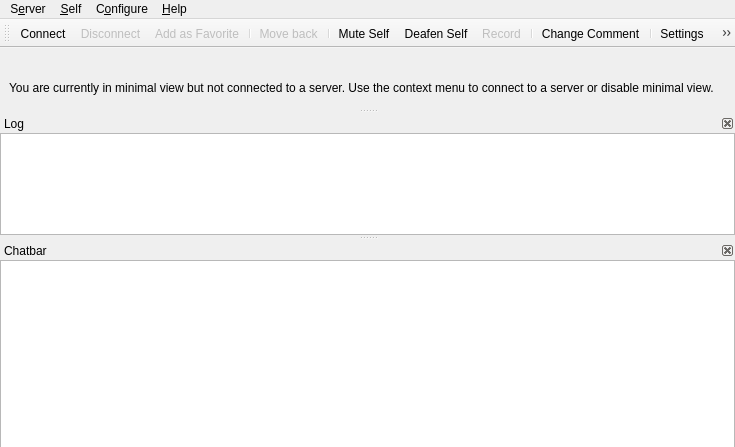
<?xml version="1.0" encoding="UTF-8"?>
<ui version="4.0">
 <class>MainWindow</class>
 <widget class="QMainWindow" name="MainWindow">
  <property name="geometry">
   <rect>
    <x>0</x>
    <y>0</y>
    <width>735</width>
    <height>435</height>
   </rect>
  </property>
  <property name="windowTitle">
   <string>Mumble</string>
  </property>
  <property name="dockOptions">
   <set>QMainWindow::AllowNestedDocks|QMainWindow::AnimatedDocks</set>
  </property>
  <property name="unifiedTitleAndToolBarOnMac">
   <bool>true</bool>
  </property>
  <widget class="UserView" name="qtvUsers">
   <property name="contextMenuPolicy">
    <enum>Qt::CustomContextMenu</enum>
   </property>
   <property name="acceptDrops">
    <bool>true</bool>
   </property>
   <property name="dragEnabled">
    <bool>true</bool>
   </property>
   <property name="rootIsDecorated">
    <bool>false</bool>
   </property>
   <property name="uniformRowHeights">
    <bool>true</bool>
   </property>
   <property name="headerHidden">
    <bool>true</bool>
   </property>
   <attribute name="headerVisible">
    <bool>false</bool>
   </attribute>
  </widget>
  <widget class="QMenuBar" name="menubar">
   <property name="geometry">
    <rect>
     <x>0</x>
     <y>0</y>
     <width>735</width>
     <height>32</height>
    </rect>
   </property>
   <widget class="QMenu" name="qmConfig">
    <property name="title">
     <string>C&amp;onfigure</string>
    </property>
    <addaction name="qaConfigDialog"/>
   </widget>
   <widget class="QMenu" name="qmHelp">
    <property name="title">
     <string>&amp;Help</string>
    </property>
    <addaction name="qaHelpWhatsThis"/>
    <addaction name="separator"/>
    <addaction name="qaHelpAbout"/>
    <addaction name="qaHelpAboutQt"/>
   </widget>
   <widget class="QMenu" name="qmServer">
    <property name="title">
     <string>S&amp;erver</string>
    </property>
   </widget>
   <widget class="QMenu" name="qmSelf">
    <property name="title">
     <string>&amp;Self</string>
    </property>
    <addaction name="qaAudioMute"/>
    <addaction name="qaAudioDeaf"/>
    <addaction name="qaSelfPrioritySpeaker"/>
    <addaction name="separator"/>
    <addaction name="qaRecording"/>
    <addaction name="separator"/>
    <addaction name="qaSelfComment"/>
    <addaction name="qaServerTexture"/>
    <addaction name="qaServerTextureRemove"/>
    <addaction name="separator"/>
    <addaction name="qaSelfRegister"/>
    <addaction name="qaAudioStats"/>
   </widget>
   <addaction name="qmServer"/>
   <addaction name="qmSelf"/>
   <addaction name="qmConfig"/>
   <addaction name="qmHelp"/>
  </widget>
  <widget class="QDockWidget" name="qdwLog">
   <property name="minimumSize">
    <size>
     <width>250</width>
     <height>121</height>
    </size>
   </property>
   <property name="features">
    <set>QDockWidget::DockWidgetClosable|QDockWidget::DockWidgetMovable</set>
   </property>
   <property name="windowTitle">
    <string>Log</string>
   </property>
   <attribute name="dockWidgetArea">
    <number>1</number>
   </attribute>
   <widget class="LogTextBrowser" name="qteLog">
    <property name="contextMenuPolicy">
     <enum>Qt::CustomContextMenu</enum>
    </property>
    <property name="whatsThis">
     <string>This shows all recent activity. Connecting to servers, errors and information messages all show up here.&lt;br /&gt;To configure exactly which messages show up here, use the &lt;b&gt;Settings&lt;/b&gt; command from the menu.</string>
    </property>
    <property name="accessibleName">
     <string>Activity log</string>
    </property>
    <property name="openLinks">
     <bool>false</bool>
    </property>
   </widget>
  </widget>
  <widget class="QDockWidget" name="qdwChat">
   <property name="sizePolicy">
    <sizepolicy hsizetype="Preferred" vsizetype="Preferred">
     <horstretch>0</horstretch>
     <verstretch>0</verstretch>
    </sizepolicy>
   </property>
   <property name="toolTip">
    <string/>
   </property>
   <property name="whatsThis">
    <string>This is the chatbar&lt;br /&gt;If you enter text here and then press enter the text is sent to the user or channel that was selected. If nothing is selected the message is sent to your current channel.</string>
   </property>
   <property name="features">
    <set>QDockWidget::DockWidgetClosable|QDockWidget::DockWidgetMovable</set>
   </property>
   <property name="windowTitle">
    <string>Chatbar</string>
   </property>
   <attribute name="dockWidgetArea">
    <number>1</number>
   </attribute>
   <widget class="ChatbarTextEdit" name="qteChat">
    <property name="sizePolicy">
     <sizepolicy hsizetype="Expanding" vsizetype="MinimumExpanding">
      <horstretch>0</horstretch>
      <verstretch>0</verstretch>
     </sizepolicy>
    </property>
    <property name="maximumSize">
     <size>
      <width>16777215</width>
      <height>16777215</height>
     </size>
    </property>
    <property name="accessibleName">
     <string>Enter chat message</string>
    </property>
    <property name="acceptRichText">
     <bool>false</bool>
    </property>
   </widget>
  </widget>
  <widget class="QToolBar" name="qtIconToolbar">
   <property name="windowTitle">
    <string>Icon Toolbar</string>
   </property>
   <attribute name="toolBarArea">
    <enum>TopToolBarArea</enum>
   </attribute>
   <attribute name="toolBarBreak">
    <bool>false</bool>
   </attribute>
   <addaction name="qaServerConnect"/>
   <addaction name="qaServerDisconnect"/>
   <addaction name="qaServerAddToFavorites"/>
   <addaction name="separator"/>
   <addaction name="qaMoveBack"/>
   <addaction name="separator"/>
   <addaction name="qaAudioMute"/>
   <addaction name="qaAudioDeaf"/>
   <addaction name="qaRecording"/>
   <addaction name="separator"/>
   <addaction name="qaSelfComment"/>
   <addaction name="separator"/>
   <addaction name="qaConfigDialog"/>
   <addaction name="separator"/>
   <addaction name="qaFilterToggle"/>
   <addaction name="separator"/>
   <addaction name="qaSearch"/>
  </widget>
  <widget class="QDockWidget" name="qdwMinimalViewNote">
   <property name="sizePolicy">
    <sizepolicy hsizetype="Expanding" vsizetype="Fixed">
     <horstretch>0</horstretch>
     <verstretch>0</verstretch>
    </sizepolicy>
   </property>
   <property name="floating">
    <bool>false</bool>
   </property>
   <property name="features">
    <set>QDockWidget::NoDockWidgetFeatures</set>
   </property>
   <property name="allowedAreas">
    <set>Qt::AllDockWidgetAreas</set>
   </property>
   <attribute name="dockWidgetArea">
    <number>4</number>
   </attribute>
   <widget class="QWidget" name="dockWidgetContents">
    <layout class="QHBoxLayout" name="horizontalLayout">
     <property name="spacing">
      <number>0</number>
     </property>
     <property name="topMargin">
      <number>0</number>
     </property>
     <property name="bottomMargin">
      <number>0</number>
     </property>
     <item>
      <widget class="QLabel" name="label">
       <property name="sizePolicy">
        <sizepolicy hsizetype="Expanding" vsizetype="Fixed">
         <horstretch>0</horstretch>
         <verstretch>0</verstretch>
        </sizepolicy>
       </property>
       <property name="text">
        <string>You are currently in minimal view but not connected to a server. Use the context menu to connect to a server or disable minimal view.</string>
       </property>
       <property name="wordWrap">
        <bool>true</bool>
       </property>
      </widget>
     </item>
    </layout>
   </widget>
  </widget>
  <action name="qaQuit">
   <property name="text">
    <string>&amp;Quit Mumble</string>
   </property>
   <property name="toolTip">
    <string>Closes the program</string>
   </property>
   <property name="whatsThis">
    <string>Exits the application.</string>
   </property>
   <property name="menuRole">
    <enum>QAction::QuitRole</enum>
   </property>
   <property name="shortcut">
    <string>Ctrl+Q</string>
   </property>
  </action>
  <action name="qaServerConnect">
   <property name="icon">
    <iconset>
     <normaloff>skin:categories/applications-internet.svg</normaloff>skin:categories/applications-internet.svg</iconset>
   </property>
   <property name="text">
    <string>&amp;Connect...</string>
   </property>
   <property name="toolTip">
    <string>Open the server connection dialog</string>
   </property>
   <property name="whatsThis">
    <string>Shows a dialog of registered servers, and also allows quick-connect.</string>
   </property>
   <property name="iconVisibleInMenu">
    <bool>true</bool>
   </property>
  </action>
  <action name="qaServerDisconnect">
   <property name="enabled">
    <bool>false</bool>
   </property>
   <property name="text">
    <string>&amp;Disconnect</string>
   </property>
   <property name="icon">
    <iconset>
     <normaloff>skin:disconnect.svg</normaloff>skin:disconnect.svg</iconset>
   </property>
   <property name="toolTip">
    <string>Disconnect from server</string>
   </property>
   <property name="whatsThis">
    <string>Disconnects you from the server.</string>
   </property>
  </action>
  <action name="qaServerAddToFavorites">
   <property name="enabled">
    <bool>false</bool>
   </property>
   <property name="icon">
    <iconset>
     <normaloff>skin:emblems/emblem-favorite.svg</normaloff>skin:emblems/emblem-favorite.svg</iconset>
   </property>
   <property name="text">
    <string>Add as &amp;Favorite</string>
   </property>
   <property name="toolTip">
    <string>Add current server as favorite</string>
   </property>
   <property name="whatsThis">
    <string>This adds the server you are currently connected to as favorite to the known connections.</string>
   </property>
  </action>
  <action name="qaServerBanList">
   <property name="enabled">
    <bool>false</bool>
   </property>
   <property name="text">
    <string>&amp;Ban List</string>
   </property>
   <property name="toolTip">
    <string>Edit ban list on server</string>
   </property>
   <property name="whatsThis">
    <string>This lets you edit the server-side IP ban list.</string>
   </property>
  </action>
  <action name="qaServerInformation">
   <property name="enabled">
    <bool>false</bool>
   </property>
   <property name="icon">
    <iconset>
     <normaloff>skin:Information_icon.svg</normaloff>skin:Information_icon.svg</iconset>
   </property>
   <property name="text">
    <string>&amp;Information</string>
   </property>
   <property name="toolTip">
    <string>Show information about the server connection</string>
   </property>
   <property name="whatsThis">
    <string>This will show extended information about the connection to the server.</string>
   </property>
   <property name="iconVisibleInMenu">
    <bool>true</bool>
   </property>
  </action>
  <action name="qaUserKick">
   <property name="text">
    <string>&amp;Kick...</string>
   </property>
   <property name="toolTip">
    <string>Kick user (with reason)</string>
   </property>
   <property name="whatsThis">
    <string>Kick selected user off server. You'll be asked to specify a reason.</string>
   </property>
  </action>
  <action name="qaUserMute">
   <property name="checkable">
    <bool>true</bool>
   </property>
   <property name="text">
    <string>&amp;Mute</string>
   </property>
   <property name="toolTip">
    <string>Mute user</string>
   </property>
   <property name="whatsThis">
    <string>Mute or unmute user on server. Unmuting a deafened user will also undeafen them.</string>
   </property>
  </action>
  <action name="qaUserBan">
   <property name="text">
    <string>&amp;Ban...</string>
   </property>
   <property name="toolTip">
    <string>Kick and ban user (with reason)</string>
   </property>
   <property name="whatsThis">
    <string>Kick and ban selected user from server. You'll be asked to specify a reason.</string>
   </property>
  </action>
  <action name="qaUserDeaf">
   <property name="checkable">
    <bool>true</bool>
   </property>
   <property name="text">
    <string>&amp;Deafen</string>
   </property>
   <property name="toolTip">
    <string>Deafen user</string>
   </property>
   <property name="whatsThis">
    <string>Deafen or undeafen user on server. Deafening a user will also mute them.</string>
   </property>
  </action>
  <action name="qaUserLocalIgnore">
   <property name="checkable">
    <bool>true</bool>
   </property>
   <property name="text">
    <string>Ig&amp;nore Messages</string>
   </property>
   <property name="toolTip">
    <string>Locally ignore user's text chat messages.</string>
   </property>
   <property name="whatsThis">
    <string>Silently drops all text messages from the user.</string>
   </property>
  </action>
  <action name="qaUserLocalMute">
   <property name="checkable">
    <bool>true</bool>
   </property>
   <property name="text">
    <string>&amp;Local Mute</string>
   </property>
   <property name="toolTip">
    <string>Mute user locally</string>
   </property>
   <property name="whatsThis">
    <string>Mute or unmute user locally. Use this on other users in the same room.</string>
   </property>
  </action>
  <action name="qaUserTextMessage">
   <property name="text">
    <string>&amp;Send Message...</string>
   </property>
   <property name="toolTip">
    <string>Send a Text Message</string>
   </property>
   <property name="whatsThis">
    <string>Sends a text message to another user.</string>
   </property>
  </action>
  <action name="qaUserLocalNickname">
   <property name="text">
    <string>Set Ni&amp;ckname...</string>
   </property>
   <property name="toolTip">
    <string>Set a local nickname</string>
   </property>
   <property name="whatsThis">
    <string>Sets a local nickname for another user.</string>
   </property>
  </action>
  <action name="qaChannelAdd">
   <property name="text">
    <string>&amp;Add...</string>
   </property>
   <property name="toolTip">
    <string>Add new channel</string>
   </property>
   <property name="whatsThis">
    <string>This adds a new sub-channel to the currently selected channel.</string>
   </property>
  </action>
  <action name="qaChannelRemove">
   <property name="text">
    <string>&amp;Remove...</string>
   </property>
   <property name="toolTip">
    <string>Remove channel</string>
   </property>
   <property name="whatsThis">
    <string>This removes a channel and all sub-channels.</string>
   </property>
  </action>
  <action name="qaChannelACL">
   <property name="text">
    <string>&amp;Edit...</string>
   </property>
   <property name="toolTip">
    <string>Edit Groups and ACL for channel</string>
   </property>
   <property name="whatsThis">
    <string>This opens the Group and ACL dialog for the channel, to control permissions.</string>
   </property>
  </action>
  <action name="qaChannelLink">
   <property name="text">
    <string>L&amp;ink</string>
   </property>
   <property name="toolTip">
    <string>Link your channel to another channel</string>
   </property>
   <property name="whatsThis">
    <string>This links your current channel to the selected channel. If users in a channel have permission to speak in the other channel, users can now hear each other. This is a permanent link, and will last until manually unlinked or the server is restarted. Please see the shortcuts for push-to-link.</string>
   </property>
  </action>
  <action name="qaChannelUnlink">
   <property name="text">
    <string comment="Channel">&amp;Unlink</string>
   </property>
   <property name="toolTip">
    <string>Unlink your channel from another channel</string>
   </property>
   <property name="whatsThis">
    <string>This unlinks your current channel from the selected channel.</string>
   </property>
  </action>
  <action name="qaChannelUnlinkAll">
   <property name="text">
    <string>U&amp;nlink All</string>
   </property>
   <property name="toolTip">
    <string>Unlinks your channel from all linked channels.</string>
   </property>
   <property name="whatsThis">
    <string>This unlinks your current channel (not the selected one) from all linked channels.</string>
   </property>
  </action>
  <action name="qaAudioReset">
   <property name="text">
    <string>&amp;Reset</string>
   </property>
   <property name="toolTip">
    <string>Reset audio preprocessor</string>
   </property>
   <property name="whatsThis">
    <string>This will reset the audio preprocessor, including noise cancellation, automatic gain and voice activity detection. If something suddenly worsens the audio environment (like dropping the microphone) and it was temporary, use this to avoid having to wait for the preprocessor to readjust.</string>
   </property>
  </action>
  <action name="qaAudioMute">
   <property name="checkable">
    <bool>true</bool>
   </property>
   <property name="icon">
    <iconset>
     <normaloff>skin:actions/audio-input-microphone.svg</normaloff>
     <normalon>skin:actions/audio-input-microphone-muted.svg</normalon>
     <activeon>skin:actions/audio-input-microphone-muted.svg</activeon>skin:actions/audio-input-microphone.svg</iconset>
   </property>
   <property name="text">
    <string>M&amp;ute Self</string>
   </property>
   <property name="whatsThis">
    <string>Mute or unmute yourself. When muted, you will not send any data to the server. Unmuting while deafened will also undeafen.</string>
   </property>
   <property name="iconVisibleInMenu">
    <bool>false</bool>
   </property>
  </action>
  <action name="qaAudioDeaf">
   <property name="checkable">
    <bool>true</bool>
   </property>
   <property name="icon">
    <iconset>
     <normaloff>skin:self_undeafened.svg</normaloff>
     <normalon>skin:deafened_self.svg</normalon>
     <activeon>skin:deafened_self.svg</activeon>skin:self_undeafened.svg</iconset>
   </property>
   <property name="text">
    <string>D&amp;eafen Self</string>
   </property>
   <property name="whatsThis">
    <string>Deafen or undeafen yourself. When deafened, you will not hear anything. Deafening yourself will also mute.</string>
   </property>
   <property name="iconVisibleInMenu">
    <bool>false</bool>
   </property>
  </action>
  <action name="qaAudioTTS">
   <property name="checkable">
    <bool>true</bool>
   </property>
   <property name="text">
    <string>&amp;Text-To-Speech</string>
   </property>
   <property name="toolTip">
    <string>Toggle Text-To-Speech</string>
   </property>
   <property name="whatsThis">
    <string>Enable or disable the text-to-speech engine. Only messages enabled for TTS in the Configuration dialog will actually be spoken.</string>
   </property>
  </action>
  <action name="qaAudioStats">
   <property name="text">
    <string>Audio &amp;Statistics</string>
   </property>
   <property name="toolTip">
    <string>Display audio statistics</string>
   </property>
   <property name="whatsThis">
    <string>Pops up a small dialog with information about your current audio input.</string>
   </property>
  </action>
  <action name="qaAudioUnlink">
   <property name="text">
    <string>&amp;Unlink Plugins</string>
   </property>
   <property name="toolTip">
    <string>Forcibly unlink plugin</string>
   </property>
   <property name="whatsThis">
    <string>This forces the current plugin to unlink, which is handy if it is reading completely wrong data.</string>
   </property>
  </action>
  <action name="qaConfigDialog">
   <property name="icon">
    <iconset>
     <normaloff>skin:config_basic.png</normaloff>skin:config_basic.png</iconset>
   </property>
   <property name="text">
    <string>&amp;Settings</string>
   </property>
   <property name="toolTip">
    <string>Configure Mumble</string>
   </property>
   <property name="whatsThis">
    <string>Allows you to change most settings for Mumble.</string>
   </property>
   <property name="menuRole">
    <enum>QAction::PreferencesRole</enum>
   </property>
   <property name="iconVisibleInMenu">
    <bool>true</bool>
   </property>
  </action>
  <action name="qaFilterToggle">
   <property name="checkable">
    <bool>true</bool>
   </property>
   <property name="icon">
    <iconset>
     <normaloff>skin:filter_off.svg</normaloff>
     <normalon>skin:filter_on.svg</normalon>
     <activeon>skin:filter_on.svg</activeon>skin:filter_off.svg</iconset>
   </property>
   <property name="text">
    <string>Channel &amp;Filter</string>
   </property>
   <property name="toolTip">
    <string>Toggle the channel filter (Alt+F)</string>
   </property>
   <property name="whatsThis">
    <string>Enable or disable the filtering of select channels.
By default all empty channels will be filtered.
You can mark additional channels for filtering from
the channel's context menu.</string>
   </property>
   <property name="shortcut">
    <string>Alt+F</string>
   </property>
   <property name="iconVisibleInMenu">
    <bool>false</bool>
   </property>
  </action>
  <action name="qaAudioWizard">
   <property name="text">
    <string>&amp;Audio Wizard...</string>
   </property>
   <property name="toolTip">
    <string>Start the audio configuration wizard</string>
   </property>
   <property name="whatsThis">
    <string>This will guide you through the process of configuring your audio hardware.</string>
   </property>
  </action>
  <action name="qaDeveloperConsole">
   <property name="text">
    <string>Developer &amp;Console</string>
   </property>
   <property name="toolTip">
    <string>Show the Developer Console</string>
   </property>
   <property name="whatsThis">
    <string>Shows the Mumble Developer Console, where Mumble's log output can be inspected.</string>
   </property>
  </action>
  <action name="qaPositionalAudioViewer">
   <property name="text">
    <string>Positional &amp;Audio Viewer</string>
   </property>
   <property name="toolTip">
    <string>Show the Positional Audio Viewer</string>
   </property>
   <property name="whatsThis">
    <string>Shows the Positional Audio Viewer. In it the current information used for positional audio can be inspected. Context and identity are also shown.</string>
   </property>
  </action>
  <action name="qaHelpWhatsThis">
   <property name="text">
    <string>&amp;What's This?</string>
   </property>
   <property name="toolTip">
    <string>Enter What's This? mode</string>
   </property>
   <property name="whatsThis">
    <string>Click this to enter &quot;What's This?&quot; mode. Your cursor will turn into a question mark. Click on any button, menu choice or area to show a description of what it is.</string>
   </property>
  </action>
  <action name="qaHelpAbout">
   <property name="text">
    <string>&amp;About</string>
   </property>
   <property name="toolTip">
    <string>Information about Mumble</string>
   </property>
   <property name="whatsThis">
    <string>Shows a small dialog with information and license for Mumble.</string>
   </property>
   <property name="menuRole">
    <enum>QAction::AboutRole</enum>
   </property>
  </action>
  <action name="qaHelpAboutSpeex">
   <property name="text">
    <string>About &amp;Speex...</string>
   </property>
   <property name="toolTip">
    <string>Information about Speex</string>
   </property>
   <property name="whatsThis">
    <string>Shows a small dialog with information about Speex.</string>
   </property>
   <property name="menuRole">
    <enum>QAction::ApplicationSpecificRole</enum>
   </property>
  </action>
  <action name="qaHelpAboutQt">
   <property name="text">
    <string>About &amp;Qt</string>
   </property>
   <property name="toolTip">
    <string>Information about Qt</string>
   </property>
   <property name="whatsThis">
    <string>Shows a small dialog with information about Qt.</string>
   </property>
   <property name="menuRole">
    <enum>QAction::AboutQtRole</enum>
   </property>
  </action>
  <action name="qaChannelSendMessage">
   <property name="text">
    <string>&amp;Send Message...</string>
   </property>
   <property name="toolTip">
    <string>Send a Text Message</string>
   </property>
   <property name="whatsThis">
    <string>Sends a text message to all users in a channel.</string>
   </property>
  </action>
  <action name="qaChannelCopyURL">
   <property name="text">
    <string>&amp;Copy URL</string>
   </property>
   <property name="toolTip">
    <string>Copies a link to this channel to the clipboard.</string>
   </property>
   <property name="whatsThis">
    <string>Copies a link to this channel to the clipboard.</string>
   </property>
  </action>
  <action name="qaConfigMinimal">
   <property name="checkable">
    <bool>true</bool>
   </property>
   <property name="text">
    <string>&amp;Minimal View</string>
   </property>
   <property name="toolTip">
    <string>Toggle minimal window modes</string>
   </property>
   <property name="whatsThis">
    <string>This will toggle minimal mode, where the log window and menu is hidden.</string>
   </property>
  </action>
  <action name="qaConfigHideFrame">
   <property name="checkable">
    <bool>true</bool>
   </property>
   <property name="text">
    <string>Hide Frame</string>
   </property>
   <property name="toolTip">
    <string>Toggle showing frame on minimal window</string>
   </property>
   <property name="whatsThis">
    <string>This will toggle whether the minimal window should have a frame for moving and resizing.</string>
   </property>
  </action>
  <action name="qaConfigCert">
   <property name="text">
    <string>&amp;Certificate Wizard...</string>
   </property>
   <property name="toolTip">
    <string>Configure certificates for strong authentication</string>
   </property>
   <property name="whatsThis">
    <string>This starts the wizard for creating, importing and exporting certificates for authentication against servers.</string>
   </property>
  </action>
  <action name="qaUserRegister">
   <property name="text">
    <string>Re&amp;gister...</string>
   </property>
   <property name="toolTip">
    <string>Register user on server</string>
   </property>
   <property name="whatsThis">
    <string>This will permanently register the user on the server.</string>
   </property>
  </action>
  <action name="qaUserFriendAdd">
   <property name="icon">
    <iconset>
     <normaloff>skin:emblems/emblem-favorite.svg</normaloff>skin:emblems/emblem-favorite.svg</iconset>
   </property>
   <property name="text">
    <string>Add &amp;Friend</string>
   </property>
   <property name="toolTip">
    <string>Adds a user as your friend.</string>
   </property>
   <property name="whatsThis">
    <string>This will add the user as a friend, so you can recognize him on this and other servers.</string>
   </property>
   <property name="iconVisibleInMenu">
    <bool>true</bool>
   </property>
  </action>
  <action name="qaUserFriendRemove">
   <property name="text">
    <string>&amp;Remove Friend</string>
   </property>
   <property name="toolTip">
    <string>Removes a user from your friends.</string>
   </property>
   <property name="whatsThis">
    <string>This will remove a user from your friends list.</string>
   </property>
  </action>
  <action name="qaUserFriendUpdate">
   <property name="text">
    <string>&amp;Update Friend</string>
   </property>
   <property name="toolTip">
    <string>Update name of your friend.</string>
   </property>
   <property name="whatsThis">
    <string>Your friend uses a different name than what is in your database. This will update the name.</string>
   </property>
  </action>
  <action name="qaServerUserList">
   <property name="text">
    <string>Registered &amp;Users</string>
   </property>
   <property name="toolTip">
    <string>Edit registered users list</string>
   </property>
   <property name="whatsThis">
    <string>This opens the editor for registered users, which allow you to change their name or unregister them.</string>
   </property>
  </action>
  <action name="qaServerTexture">
   <property name="text">
    <string>Change &amp;Avatar...</string>
   </property>
   <property name="toolTip">
    <string>Change your avatar image on this server</string>
   </property>
  </action>
  <action name="qaServerTokens">
   <property name="text">
    <string>&amp;Access Tokens</string>
   </property>
   <property name="toolTip">
    <string>Add or remove text-based access tokens</string>
   </property>
  </action>
  <action name="qaServerTextureRemove">
   <property name="text">
    <string>Remo&amp;ve Avatar</string>
   </property>
   <property name="toolTip">
    <string>Remove currently defined avatar image.</string>
   </property>
  </action>
  <action name="qaUserCommentReset">
   <property name="text">
    <string>Reset Commen&amp;t...</string>
   </property>
   <property name="toolTip">
    <string>Reset the comment of the selected user.</string>
   </property>
  </action>
  <action name="qaUserTextureReset">
   <property name="text">
    <string>Remo&amp;ve Avatar...</string>
   </property>
   <property name="toolTip">
    <string>Remove the avatar of the selected user.</string>
   </property>
  </action>
  <action name="qaChannelJoin">
   <property name="text">
    <string>&amp;Join</string>
   </property>
  </action>
  <action name="qaChannelHide">
   <property name="checkable">
    <bool>true</bool>
   </property>
   <property name="text">
    <string>&amp;Hide When Filtering</string>
   </property>
  </action>
  <action name="qaChannelPin">
   <property name="checkable">
    <bool>true</bool>
   </property>
   <property name="text">
    <string>&amp;Pin When Filtering</string>
   </property>
  </action>
  <action name="qaUserCommentView">
   <property name="text">
    <string>Vie&amp;w Comment</string>
   </property>
   <property name="toolTip">
    <string>View comment in editor</string>
   </property>
  </action>
  <action name="qaUserInformation">
   <property name="icon">
    <iconset>
     <normaloff>skin:Information_icon.svg</normaloff>skin:Information_icon.svg</iconset>
   </property>
   <property name="text">
    <string>&amp;Information</string>
   </property>
   <property name="toolTip">
    <string>Query server for connection information for user</string>
   </property>
   <property name="iconVisibleInMenu">
    <bool>true</bool>
   </property>
  </action>
  <action name="qaSelfComment">
   <property name="icon">
    <iconset>
     <normaloff>skin:self_comment.svg</normaloff>skin:self_comment.svg</iconset>
   </property>
   <property name="text">
    <string>&amp;Change Comment...</string>
   </property>
   <property name="toolTip">
    <string>Change your own comment</string>
   </property>
   <property name="iconVisibleInMenu">
    <bool>true</bool>
   </property>
   <property name="whatsThis">
    <string>This will open the rich text editor to change your comment. Comments are separate for each server. Other users can read your comment by hovering over the comment icon in the user and channel tree.</string>
   </property>
  </action>
  <action name="qaSelfRegister">
   <property name="text">
    <string>Re&amp;gister...</string>
   </property>
   <property name="toolTip">
    <string>Register yourself on the server</string>
   </property>
  </action>
  <action name="qaUserPrioritySpeaker">
   <property name="checkable">
    <bool>true</bool>
   </property>
   <property name="text">
    <string>&amp;Priority Speaker</string>
   </property>
  </action>
  <action name="qaSelfPrioritySpeaker">
   <property name="checkable">
    <bool>true</bool>
   </property>
   <property name="text">
    <string>&amp;Priority Speaker</string>
   </property>
  </action>
  <action name="qaRecording">
   <property name="enabled">
    <bool>false</bool>
   </property>
   <property name="icon">
    <iconset>
     <normaloff>skin:actions/media-record.svg</normaloff>skin:actions/media-record.svg</iconset>
   </property>
   <property name="text">
    <string>&amp;Record...</string>
   </property>
   <property name="whatsThis">
    <string>This will open the audio recording dialog.</string>
   </property>
   <property name="iconVisibleInMenu">
    <bool>true</bool>
   </property>
  </action>
  <action name="qaChannelListen">
   <property name="checkable">
    <bool>true</bool>
   </property>
   <property name="text">
    <string>&amp;Listen To Channel</string>
   </property>
   <property name="toolTip">
    <string>Listen to this channel without joining it</string>
   </property>
  </action>
  <action name="qaTalkingUIToggle">
   <property name="checkable">
    <bool>true</bool>
   </property>
   <property name="text">
    <string>Talking &amp;UI</string>
   </property>
   <property name="toolTip">
    <string>Toggles the visibility of the TalkingUI.</string>
   </property>
  </action>
  <action name="qaUserJoin">
   <property name="text">
    <string>&amp;Join User's Channel</string>
   </property>
   <property name="toolTip">
    <string>Joins the channel of this user.</string>
   </property>
  </action>
  <action name="qaUserMove">
   <property name="text">
    <string>M&amp;ove To Own Channel</string>
   </property>
   <property name="toolTip">
    <string>Moves this user to your current channel.</string>
   </property>
  </action>
  <action name="qaUserLocalIgnoreTTS">
   <property name="checkable">
    <bool>true</bool>
   </property>
   <property name="text">
    <string>Disable Te&amp;xt-To-Speech</string>
   </property>
   <property name="toolTip">
    <string>Locally disable Text-To-Speech for this user's text chat messages.</string>
   </property>
   <property name="whatsThis">
    <string>Silently disables Text-To-Speech for all text messages from the user.</string>
   </property>
  </action>
  <action name="qaSearch">
   <property name="icon">
    <iconset>
     <normaloff>skin:magnifier.svg</normaloff>skin:magnifier.svg</iconset>
   </property>
   <property name="text">
    <string>&amp;Search...</string>
   </property>
   <property name="toolTip">
    <string>Search for a user or channel (Ctrl+F)</string>
   </property>
   <property name="whatsThis">
    <string>This will open the search dialog. It's used to find channels and users in the current server.</string>
   </property>
   <property name="shortcut">
    <string>Ctrl+F</string>
   </property>
  </action>
  <action name="qaMoveBack">
   <property name="enabled">
    <bool>false</bool>
   </property>
   <property name="icon">
    <iconset>
     <normaloff>skin:arrow_left.svg</normaloff>skin:arrow_left.svg</iconset>
   </property>
   <property name="text">
    <string>M&amp;ove back</string>
   </property>
   <property name="toolTip">
    <string>Moves you back to the previous channel</string>
   </property>
  </action>
 </widget>
 <customwidgets>
  <customwidget>
   <class>UserView</class>
   <extends>QTreeView</extends>
   <header>UserView.h</header>
  </customwidget>
  <customwidget>
   <class>ChatbarTextEdit</class>
   <extends>QTextEdit</extends>
   <header>CustomElements.h</header>
  </customwidget>
  <customwidget>
   <class>LogTextBrowser</class>
   <extends>QTextBrowser</extends>
   <header>CustomElements.h</header>
  </customwidget>
 </customwidgets>
 <resources/>
 <connections/>
</ui>
